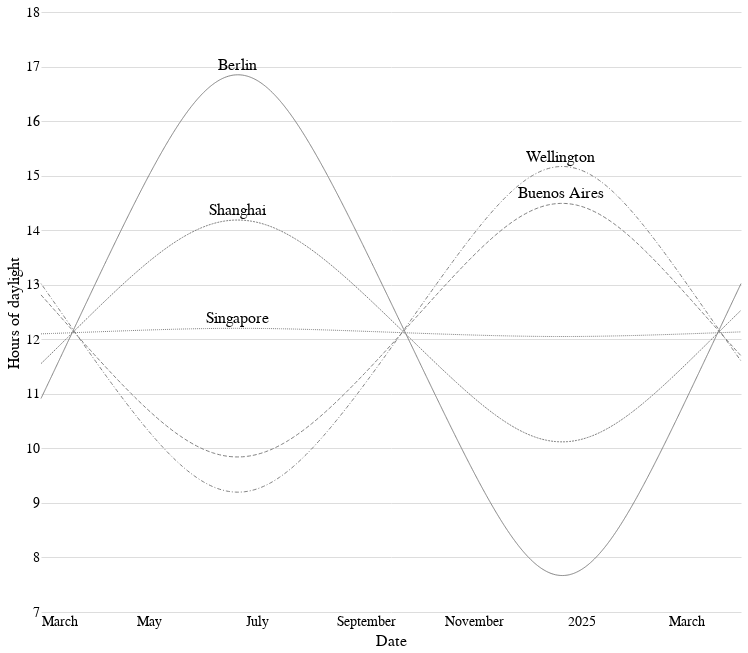

Notebook code cell kept with this figure:
### Code cell
import altair as alt


df_long = df.melt(id_vars='Date', var_name='city', value_name='Hours of daylight')
chart = alt.Chart(df_long).mark_line(color="grey", size=1).encode(
    x='Date:T', 
    y=alt.Y('Hours of daylight:Q', scale=alt.Scale(domain=[7, 18])),  # Limit y-axis range
    detail='city:N',
    strokeDash='city:N',
).properties(
    width=700,
    height=600
)

date_of_label = "2024/06/20"
df_left = df_long[df_long.Date == date_of_label]
df_left = df_left[df_left['city'].isin(['Berlin', 'Shanghai', 'Singapore'])]
text_chart = alt.Chart(df_left).mark_text(
    align='center', dx=0, dy=-10,
    font='IM Fell English',
    fontSize=16    
).encode(
    x='Date:T',
    y='Hours of daylight:Q',
    text='city:N',
)

date_of_label = "2024/12/20"
df_right = df_long[df_long.Date == date_of_label]
df_right = df_right[df_right['city'].isin(['Wellington', 'Buenos Aires'])]
text_chart2 = alt.Chart(df_right).mark_text(
    align='center', dx=0, dy=-10,
    font='IM Fell English',  # Specify the font here
    fontSize=16     # You can also adjust the font size
).encode(
    x='Date:T',
    y='Hours of daylight:Q',
    text='city:N',
)



layered_chart = alt.layer(chart, text_chart, text_chart2).resolve_scale(
    y='shared'
)
layered_chart.configure_view(
    strokeWidth=0       # Remove border around the chart
).configure_axis(
    grid=False,        
    domain=False,
    labelFont='IM Fell English',
    labelFontSize=14,
    titleFontWeight='normal',
    titleFont='IM Fell English',
    titleFontSize=16,
    ticks=False,
).configure_axisY(
    grid=True,
).configure_text(
    fontSize=16,
    stroke='white',      # Outer color (shadow color)
    strokeWidth=1,       # Width of the shadow
    strokeOpacity=0.5,   # Opacity of the shadow
    font='IM Fell English',  # Specify the font here
).configure_legend(
    disable=True
).configure_text(
    font='IM Fell English'
)

### Figure 1 — Vega-Lite specification as saved in the notebook (floating-point values rounded to 4 significant figures; data arrays with more than 128 entries replaced by an {"elided": "..."} marker saying what was removed)
{"config": {"view": {"continuousWidth": 300, "continuousHeight": 300, "strokeWidth": 0}, "axis": {"domain": false, "grid": false, "labelFont": "IM Fell English", "labelFontSize": 14, "ticks": false, "titleFont": "IM Fell English", "titleFontSize": 16, "titleFontWeight": "normal"}, "axisY": {"grid": true}, "legend": {"disable": true}, "text": {"font": "IM Fell English"}}, "layer": [{"data": {"name": "data-0246163eb29e7bc1bafba2fed2021497"}, "mark": {"type": "line", "color": "grey", "size": 1}, "encoding": {"detail": {"field": "city", "type": "nominal"}, "strokeDash": {"field": "city", "type": "nominal"}, "x": {"field": "Date", "type": "temporal"}, "y": {"field": "Hours of daylight", "scale": {"domain": [7, 18]}, "type": "quantitative"}}}, {"data": {"name": "data-908a1a90d25ba6f718244153fc1faec7"}, "mark": {"type": "text", "align": "center", "dx": 0, "dy": -10, "font": "IM Fell English", "fontSize": 16}, "encoding": {"text": {"field": "city", "type": "nominal"}, "x": {"field": "Date", "type": "temporal"}, "y": {"field": "Hours of daylight", "type": "quantitative"}}}, {"data": {"name": "data-05599d50a6dce6c3e6d8216ea38681da"}, "mark": {"type": "text", "align": "center", "dx": 0, "dy": -10, "font": "IM Fell English", "fontSize": 16}, "encoding": {"text": {"field": "city", "type": "nominal"}, "x": {"field": "Date", "type": "temporal"}, "y": {"field": "Hours of daylight", "type": "quantitative"}}}], "height": 600, "resolve": {"scale": {"y": "shared"}}, "width": 700, "$schema": "https://vega.github.io/schema/vega-lite/v5.20.1.json", "datasets": {"data-0246163eb29e7bc1bafba2fed2021497": {"elided": "1985 records"}, "data-908a1a90d25ba6f718244153fc1faec7": [{"Date": "2024/06/20", "city": "Shanghai", "Hours of daylight": 14.19}, {"Date": "2024/06/20", "city": "Berlin", "Hours of daylight": 16.85}, {"Date": "2024/06/20", "city": "Singapore", "Hours of daylight": 12.2}], "data-05599d50a6dce6c3e6d8216ea38681da": [{"Date": "2024/12/20", "city": "Buenos Aires", "Hours of daylight": 14.49}, {"Date": "2024/12/20", "city": "Wellington", "Hours of daylight": 15.17}]}}
